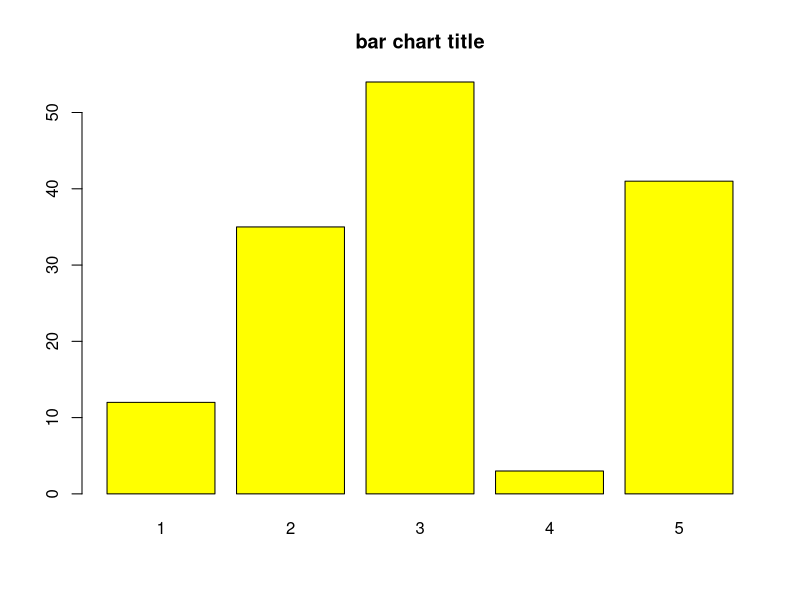

Write the R code that produced this figure.
H <-  c(12, 35, 54, 3, 41) 
png(file = "bar_chart.png") 
barplot(H,main="bar chart title", names.arg=1:5,col="yellow")
dev.off()